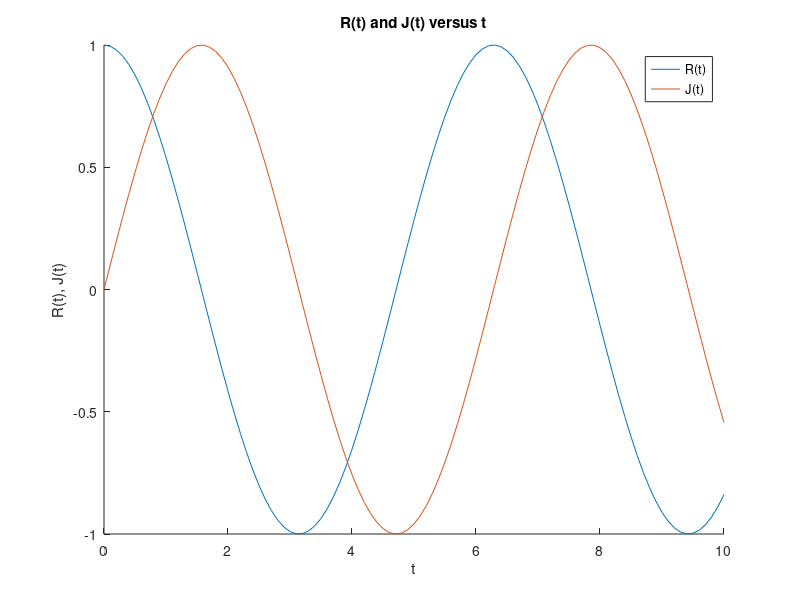
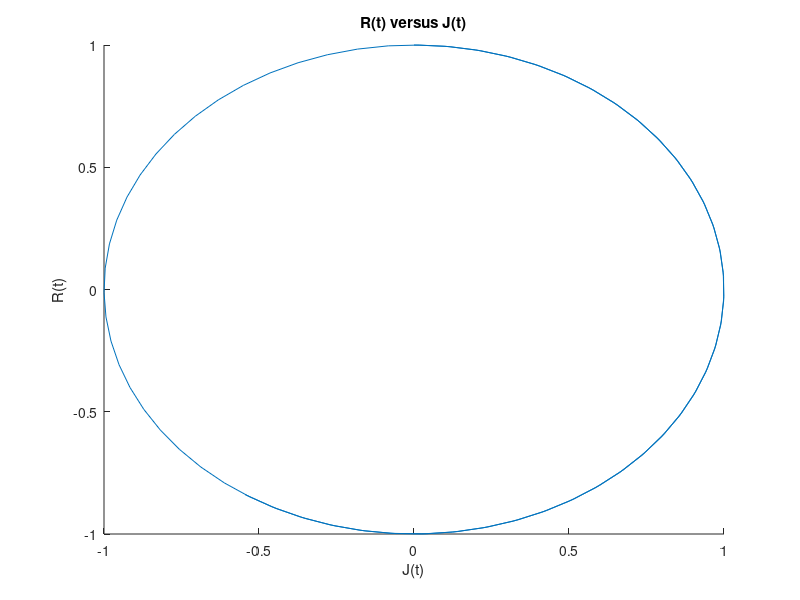
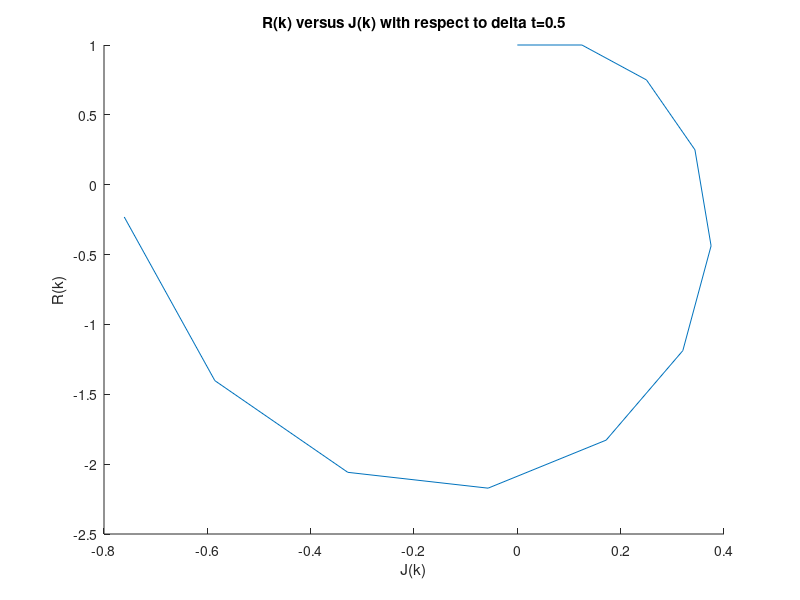
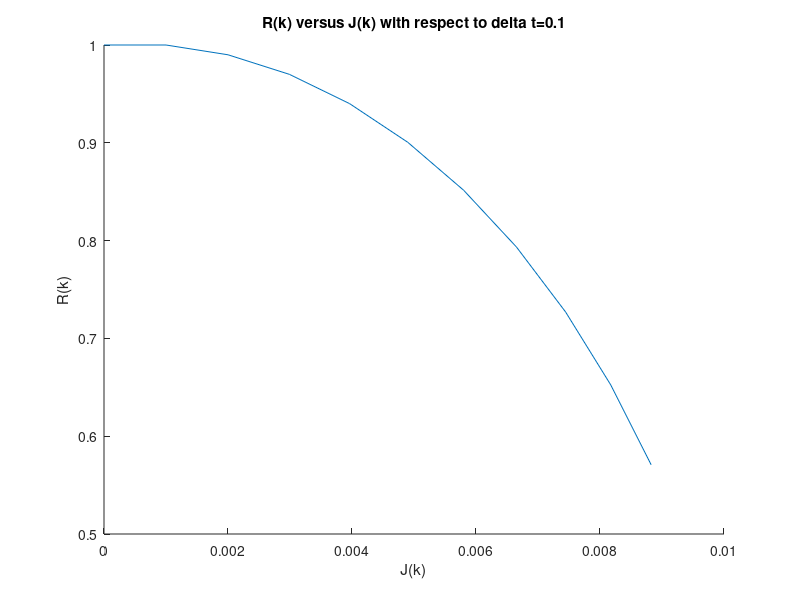

MATLAB code to generate these figures, in order:
t = 0:0.1:10;
Rt = cos(t);
Jt = sin(t);
figure; hold on
title ("R(t) and J(t) versus t");
xlabel ("t");
ylabel ("R(t), J(t)");
a1 = plot(t,Rt); 
M1 = 'R(t)';
a2 = plot(t,Jt); 
M2 = 'J(t)';
legend([a1;a2], M1, M2);

figure; hold on
plot(Jt, Rt);
title ("R(t) versus J(t)");
xlabel ("J(t)");
ylabel ("R(t)");

k1 = 0:1:10;
delta_t = 0.5;
Rk = (1 / 2) * ((1 + i*delta_t).^k1 + (1 - i * delta_t) .^ k1);
Jk = (1 / 2 * delta_t) * ((1 + i*delta_t).^k1 + (1 - i * delta_t) .^ k1 - (1 + i*delta_t).^(k1+1) - (1 - i * delta_t) .^ (k1+1));
figure; hold on
plot(Jk, Rk);
title ("R(k) versus J(k) with respect to delta t=0.5");
xlabel ("J(k)");
ylabel ("R(k)");

k2 = 0:1:10;
delta_t = 0.1;
Rk = (1 / 2) * ((1 + i*delta_t).^k2 + (1 - i * delta_t) .^ k2);
Jk = (1 / 2 * delta_t) * ((1 + i*delta_t).^k2 + (1 - i * delta_t) .^ k2 - (1 + i*delta_t).^(k2+1) - (1 - i * delta_t) .^ (k2+1));
figure; hold on
plot(Jk, Rk);
title ("R(k) versus J(k) with respect to delta t=0.1");
xlabel ("J(k)");
ylabel ("R(k)");

k3 = 0:1:10;
delta_t = 0.01;
Rk = (1 / 2) * ((1 + i*delta_t).^k3 + (1 - i * delta_t) .^ k3);
Jk = (1 / 2 * delta_t) * ((1 + i*delta_t).^k3 + (1 - i * delta_t) .^ k3 - (1 + i*delta_t).^(k3+1) - (1 - i * delta_t) .^ (k3+1));
figure; hold on
plot(Jk, Rk);
title ("R(k) versus J(k) with respect to delta t=0.01");
xlabel ("J(k)");
ylabel ("R(k)");